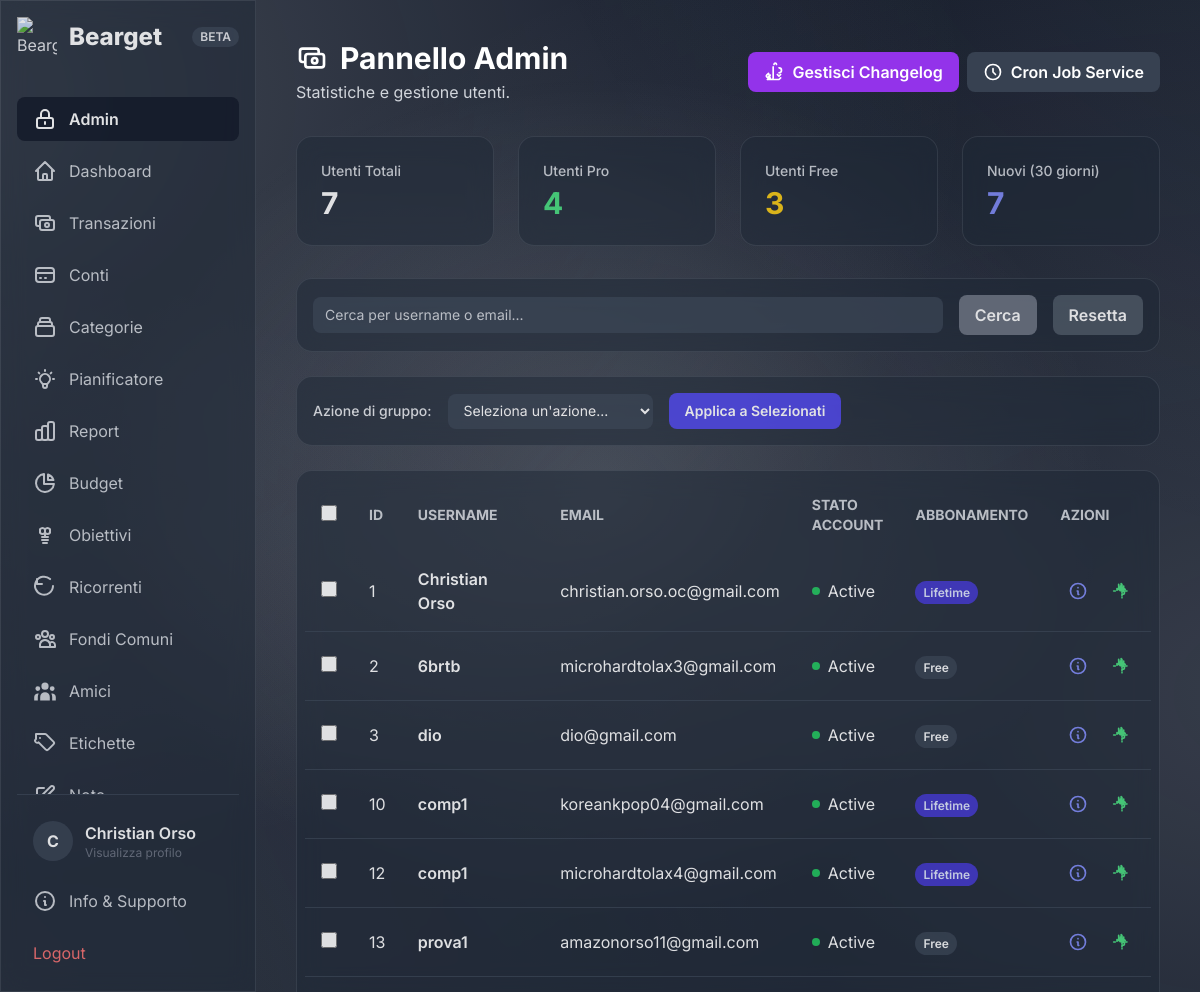
/admin.php (signed in), run on the app's committed database.
### tables this page shows
CREATE TABLE `changelog_updates` (
  `id` int(11) NOT NULL,
  `version` varchar(20) NOT NULL,
  `title` varchar(255) NOT NULL,
  `description` text DEFAULT NULL,
  `image_url` varchar(255) DEFAULT NULL,
  `content` text NOT NULL,
  `is_published` tinyint(1) NOT NULL DEFAULT 0,
  `email_sent` tinyint(1) NOT NULL DEFAULT 0,
  `created_at` timestamp NOT NULL DEFAULT current_timestamp()
);

CREATE TABLE `users` (
  `id` int(11) NOT NULL,
  `username` varchar(50) NOT NULL,
  `email` varchar(100) NOT NULL,
  `profile_picture_path` varchar(255) DEFAULT NULL,
  `password` varchar(255) NOT NULL,
  `verification_token` varchar(255) DEFAULT NULL,
  `is_verified` tinyint(1) NOT NULL DEFAULT 0,
  `created_at` timestamp NOT NULL DEFAULT current_timestamp(),
  `theme` varchar(25) NOT NULL DEFAULT 'dark-indigo',
  `subscription_status` varchar(20) NOT NULL DEFAULT 'free',
  `account_status` varchar(20) NOT NULL DEFAULT 'active',
  `suspended_until` datetime DEFAULT NULL,
  `last_login_at` datetime DEFAULT NULL,
  `stripe_customer_id` varchar(255) DEFAULT NULL,
  `stripe_subscription_id` varchar(255) DEFAULT NULL,
  `subscription_end_date` timestamp NULL DEFAULT NULL,
  `subscription_start_date` timestamp NULL DEFAULT NULL,
  `friend_code` varchar(8) DEFAULT NULL,
  `desktop_nav_enabled` tinyint(1) DEFAULT 0
);

### admin.php (the view, shortened to what the rows shown need)
<?php
require_once 'db_connect.php';
require_once 'functions.php';
$users_per_page = 20;
$current_page_number = isset($_GET['page']) && is_numeric($_GET['page']) ? (int)$_GET['page'] : 1;
$search_term = $_GET['search'] ?? '';
$user_data = get_users_paginated_and_searched($conn, $search_term, $current_page_number, $users_per_page);
$users_list = $user_data['users'];
?>
<!DOCTYPE html>
<html lang="it">
<head>
    <script src="https://cdn.tailwindcss.com"></script>
    <link rel="stylesheet" href="theme.php">
</head>
<body class="text-gray-300">
    <div class="flex h-screen">
        <?php include 'sidebar.php'; ?>
        <main class="flex-1 p-4 sm:p-6 lg:p-10 overflow-y-auto">
            <header class="flex flex-wrap justify-between items-center gap-4 mb-8">
                <div class="flex items-center gap-4">
                    <div>
                        <h1 class="text-3xl font-bold text-white flex items-center gap-3">
                            <svg class="w-8 h-8" fill="none" stroke="currentColor" viewBox="0 0 24 24"><path stroke-linecap="round" stroke-linejoin="round" stroke-width="2" d="M17 9V7a2 2 0 00-2-2H5a2 2 0 00-2 2v6a2 2 0 002 2h2m2 4h10a2 2 0 002-2v-6a2 2 0 00-2-2H9a2 2 0 00-2 2v6a2 2 0 002 2zm7-5a2 2 0 11-4 0 2 2 0 014 0z"></path></svg>
                            Pannello Admin
                        </h1>
                    </div>
                </div>
            </header>
            <div class="bg-gray-800 rounded-2xl p-2">
                <div class="overflow-x-auto">
                    <table class="w-full text-left">
                        <thead class="text-sm text-gray-400 uppercase">
                            <tr>
                                <th class="p-4"><input type="checkbox" id="select-all-users" class="h-4 w-4 rounded bg-gray-900 border-gray-600 text-primary-600 focus:ring-primary-500"></th>
                                <th class="p-4">ID</th>
                                <th class="p-4">Username</th>
                                <th class="p-4">Email</th>
                                <th class="p-4">Stato Account</th>
                                <th class="p-4">Abbonamento</th>
                                <th class="p-4 text-left">Azioni</th>
                            </tr>
                        </thead>
                        <tbody class="text-white">
                            <?php if (empty($users_list)): ?>
                                <tr><td colspan="7" class="text-center p-6 text-gray-400">Nessun utente trovato.</td></tr>
                            <?php else: ?>
                                <?php foreach ($users_list as $user): ?>
                                <tr class="border-b border-gray-700 last:border-b-0">
                                    <td class="p-4"><input type="checkbox" name="user_ids[]" value="<?php echo $user['id']; ?>" class="user-checkbox h-4 w-4 rounded bg-gray-900 border-gray-600 text-primary-600 focus:ring-primary-500"></td>
                                    <td class="p-4"><?php echo $user['id']; ?></td>
                                    <td class="p-4 font-semibold"><?php echo htmlspecialchars($user['username']); ?></td>
                                    <td class="p-4"><?php echo htmlspecialchars($user['email']); ?></td>
                                    <td class="p-4">
                                        <div class="flex items-center gap-2">
                                            <span class="h-2 w-2 rounded-full <?php echo $user['account_status'] === 'active' ? 'bg-green-500' : 'bg-red-500'; ?>"></span>
                                            <span><?php echo ucfirst($user['account_status']); ?></span>
                                        </div>
                                    </td>
                                    <td class="p-4">
                                        <span class="px-2 py-1 font-semibold leading-tight text-xs rounded-full <?php
                                            switch($user['subscription_status']) {
                                                case 'lifetime': echo 'bg-indigo-700 text-indigo-100'; break;
                                                default: echo 'bg-gray-700 text-gray-100';
                                            }
                                        ?>">
                                            <?php echo ucfirst($user['subscription_status']); ?>
                                        </span>
                                    </td>
                                    <td class="p-4">
                                        <div class="flex items-center space-x-2">
                                            <button onclick='openUserInfoModal(<?php echo json_encode($user); ?>)' class="p-2 hover:bg-gray-700 rounded-full" title="Mostra dettagli utente"><svg class="w-5 h-5 text-indigo-400" fill="none" stroke="currentColor" viewBox="0 0 24 24"><path stroke-linecap="round" stroke-linejoin="round" stroke-width="2" d="M13 16h-1v-4h-1m1-4h.01M21 12a9 9 0 11-18 0 9 9 0 0118 0z"></path></svg></button>
                                            <button onclick='openSubscriptionModal(<?php echo json_encode($user); ?>)' class="p-2 hover:bg-gray-700 rounded-full" title="Gestisci Abbonamento"></button>
                                            <?php if ($user['id'] != 1): ?>
                                                <a href="impersonate.php?id=<?php echo $user['id']; ?>" class="p-2 hover:bg-gray-700 rounded-full" title="Accedi come <?php echo htmlspecialchars($user['username']); ?>"></a>
                                            <?php endif; ?>
                                        </div>
                                    </td>
                                </tr>
                                <?php endforeach; ?>
                            <?php endif; ?>
                        </tbody>
                    </table>
                </div>
            </div>
        </main>
    </div>
</body>
</html>

### sidebar.php (shortened to what the rows shown need)
<?php
if (isset($_SESSION['id'])) {
    $user_sidebar_data = get_user_by_id($conn, $_SESSION['id']);
    $is_pro_user_sidebar = ($user_sidebar_data['subscription_status'] === 'active' || $user_sidebar_data['subscription_status'] === 'lifetime');
    function get_latest_changelog_version($conn) {
        $sql = "SELECT version FROM changelog_updates WHERE is_published = 1 ORDER BY created_at DESC LIMIT 1";
        $result = $conn->query($sql);
        if ($result && $result->num_rows > 0) {
            return $result->fetch_assoc()['version'];
        }
        return null;
    }
    $latest_version = get_latest_changelog_version($conn);
} else {
    $is_pro_user_sidebar = false;
    $latest_version = null;
}
?>
<aside id="sidebar" class="fixed inset-y-0 left-0 w-64 bg-gray-800 p-4 flex flex-col transform -translate-x-full lg:relative lg:translate-x-0 transition-transform duration-300 ease-in-out z-40">
    <div class="flex-shrink-0">
        <div class="flex justify-between items-center mb-10">
            <div class="flex items-center">
                <?php if (isset($is_pro_user_sidebar) && $is_pro_user_sidebar): ?>
                    <img src="assets/images/logo_pro.png" alt="Bearget Pro Logo" class="w-10 h-10">
                <?php else: ?>
                    <img src="assets/images/white-logo_free.png" alt="Bearget Free Logo" class="w-10 h-10">
                <?php endif; ?>
                <span class="ml-3 text-2xl font-extrabold text-white">Bearget</span>
            </div>
            <?php if ($latest_version): ?>
                <a href="changelog.php" class="inline-block px-2 py-0.5 bg-gray-700 text-gray-300 text-xs font-semibold rounded-full hover:bg-gray-600 transition-colors">
                    <?php echo htmlspecialchars($latest_version); ?>
                </a>
            <?php endif; ?>
        </div>
    </div>
    <div class="border-t border-gray-700 pt-4 flex-shrink-0">
        <a href="settings.php" class="flex items-center px-4 py-2.5 rounded-lg transition-colors text-gray-400 hover:bg-gray-700 hover:text-white">
            <?php
            $avatar_path = $user_sidebar_data['profile_picture_path'] ?? '';
            if (!empty($avatar_path) && file_exists($avatar_path)):
            ?>
                <img src="<?php echo htmlspecialchars($avatar_path); ?>" alt="User Avatar" class="w-10 h-10 rounded-full object-cover mr-3">
            <?php else: ?>
                <div class="w-10 h-10 rounded-full bg-gray-700 mr-3 flex items-center justify-center">
                    <span class="text-white font-bold"><?php echo strtoupper(substr($user_sidebar_data['username'], 0, 1)); ?></span>
                </div>
            <?php endif; ?>
            <div>
                <span class="font-semibold text-white"><?php echo htmlspecialchars($user_sidebar_data['username']); ?></span>
                <p class="text-xs text-gray-500">Visualizza profilo</p>
            </div>
        </a>
    </div>
</aside>

### data on the page
changelog_updates: version "BETA"
users: username "C", username "Christian Orso", id "1", email "christian.orso.oc@gmail.com", account_status "Active", subscription_status "Lifetime"
users: id "2", username "6brtb", email "microhardtolax3@gmail.com", account_status "Active", subscription_status "Free"
users: id "3", username "dio", email "dio@gmail.com", account_status "Active", subscription_status "Free"
users: id "10", username "comp1", email "koreankpop04@gmail.com", account_status "Active", subscription_status "Lifetime"
users: id "12", username "comp1", email "microhardtolax4@gmail.com", account_status "Active", subscription_status "Lifetime"
users: id "13", username "prova1", email "amazonorso11@gmail.com", account_status "Active", subscription_status "Free"

### other printed values
$stats['total_users'] "7"
$stats['pro_users'] "4"
$stats['free_users'] "3"
$stats['new_users_last_30_days'] "7"
